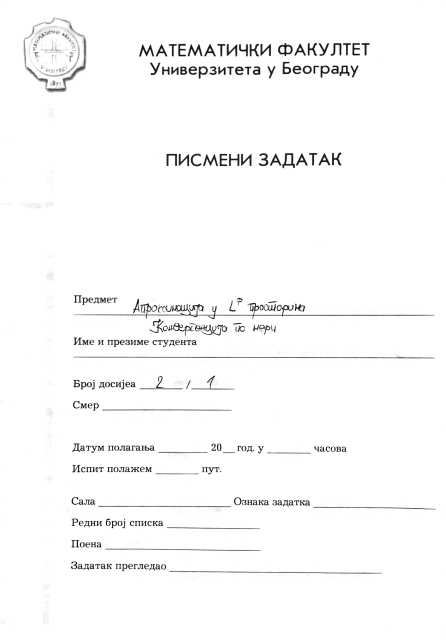
#> input picture reference_image.png, 892 x 1280 px (shown at 1/2 size)
$ python -i esutils.py   (imports and definitions only)
#> lines starting #> are read from the running program, lines starting #| are printed output that depends on the picture; after the words box and inside, x2 and y2 are one past the last pixel; in counts of white or black regions, pixels touching at a corner belong together
#> further down, picture is the input picture: shape (1280, 892, 3); min 2, max 255, mean 249.6
### examscanner/imutils.py
# Import the necessary packages
import numpy as np
import cv2


def to_grayscale(image):
    return(cv2.cvtColor(image, cv2.COLOR_BGR2GRAY))

# [23 lines left out: functions translate, rotate, not called in this run]

def change_aspect(image):
    # return image with aspect ratio changed
    return(cv2.flip(cv2.transpose(image), 1))

def resize(image, width = None, height = None, inter = cv2.INTER_AREA):
    # initialize the dimensions of the image to be resized and
    # grab the image size
    dim = None
    (h, w) = image.shape[:2]

    # if both the width and height are None, then return the
    # original image
    if width is None and height is None:
        return image

    # check to see if the width is None
    if width is None:
        # calculate the ratio of the height and construct the
        # dimensions
        r = height / float(h)
        dim = (int(w * r), height)

    # or the height is None
    elif height is None:
        # calculate the ratio of the width and construct the
        # dimensions
        r = width / float(w)
        dim = (width, int(h * r))
    # otherwise, nothing is None
    else:
        dim = (width, height)

    # resize the image
    resized = cv2.resize(image, dim, interpolation = inter)

    # return the resized image
    return resized

# [10 lines left out: function get_bottom_half, not called in this run]

### examscanner/esutils.py
"""
This module contains function used for preparation of the source image for scanning.
"""

from examscanner import imutils
from examscanner.consts import _REF_IMAGE_HEIGHT
import numpy as np
import cv2


def fit_to_scale(image):
    """
    Our reference image has a height of 1280 (_REF_IMAGE_HEIGHT) pixels and
    is in portrait mode. From it we took the templates which we will try to
    find. Thus we want to turn our working image to portraitand scale it to
    the same height so they are both of the similar size to make our work
    easier later (e.g. try fewer scales for multiple scale pattern matching)
    """
    # get dimensions of image
    (iH, iW) = image.shape[:2]

    # turn image to portrait if it was landscape
    if iW > iH:
        image = imutils.change_aspect(image)

    # resize the image so we are close to scale
    result = imutils.resize(image, height=_REF_IMAGE_HEIGHT)

    return(result)


def fix_orientation(image):
    """
    We can get images that are sideways or upside down and we want our
    image to be in portrait mode and with the writing on the bottom, so
    we will here make sure the image is in correct layout.

    Firstly, we make the image portrait. The result may be the correct
    orientation or upside down.
    We rely on the fact that all input fields on the notebook will be on
    the bottom half of the image. We filter only the long horizontal lines
    in the image which should represent input fields and get an image that
    is nearly blank, with only long lines grouped in an area. We then find
    the 'centroid' (average point) of the image, which will give us a point
    in the center of that area. Taking into consideration the position of
    that point (is it in the upper or lower half of the image) we determine
    whether the image should be flipped.

    We use morphological transformations (erosion + dilation) to get
    the horizontal lines image. We use a wide and short kernel to search
    for long lines. For reference, see:

    1. http://stackoverflow.com/questions/19094642/
    2. http://docs.opencv.org/3.0-beta/doc/py_tutorials/py_imgproc/py_morphological_ops/py_morphological_ops.html#opening
    """

    (iH, iW) = image.shape[:2]
#> iH = 1280; iW = 892

    # make image grayscale which is easier to work with
    gray = imutils.to_grayscale(image)

    # turn image to portrait if needed
    if iW > iH:
        gray = imutils.change_aspect(gray)


    # detect edges in the grayscale image
    lines = cv2.Canny(gray, 50, 200)
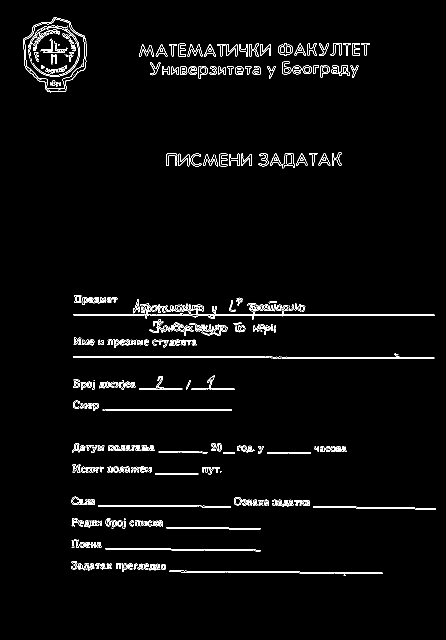
#> lines: shape (1280, 892) (shown at 1/2 size); 2.4% white in thin lines or dots, all inside (x1, y1, x2, y2) = (47, 35, 872, 1151)

    # get an image consisting of only long horizontal lines which are input
    # fields we use to check for orientation
    linek = np.zeros((3,20),dtype=np.uint8)
    linek[1,...] = 1
    lines = cv2.morphologyEx(lines, cv2.MORPH_OPEN, linek ,iterations=1)
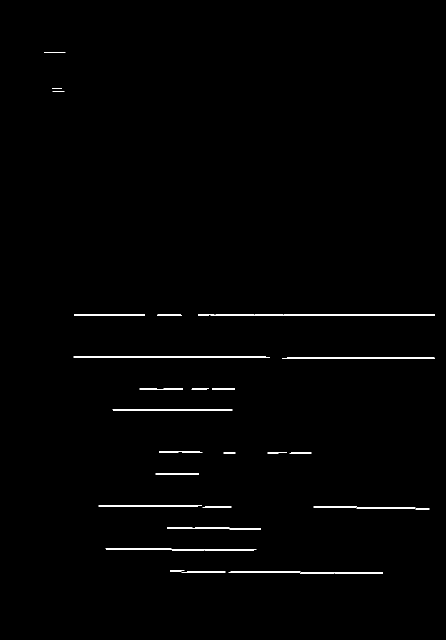
#> lines: shape (1280, 892) (shown at 1/2 size); 0.6% white in thin lines or dots, all inside (x1, y1, x2, y2) = (88, 105, 870, 1148)

    # calculate moments to find the centroid, i.e. the mean point of the image
    # which tells us whether the writing is on the bottom or top of the image
    M = cv2.moments(lines)
#> M = moments, m00 1757460, centre m10/m00, m01/m00 = (472.5, 862.8)
    cx = int(M['m10']/M['m00'])
#> cx = 472
    cy = int(M['m01']/M['m00'])
#> cy = 862

    # if the writing (input lines) is at the top half of the image
    # rotate it 180deg
    if cy < iH / 2:
        result = imutils.rotate(image, 180)
    else:
        result = image

    return(result)


def prepare_image(image):
    """
    This is just a macro for preparing an image for scanning. We apply :func:`fix_orientation` and
    :func:`fit_to_scale` and return the result
    """
    img = fix_orientation(image)
    img = fit_to_scale(img)
    return(img)

>>> import cv2
>>> picture = cv2.imread('../reference_image.png')
>>> result = prepare_image(picture)
